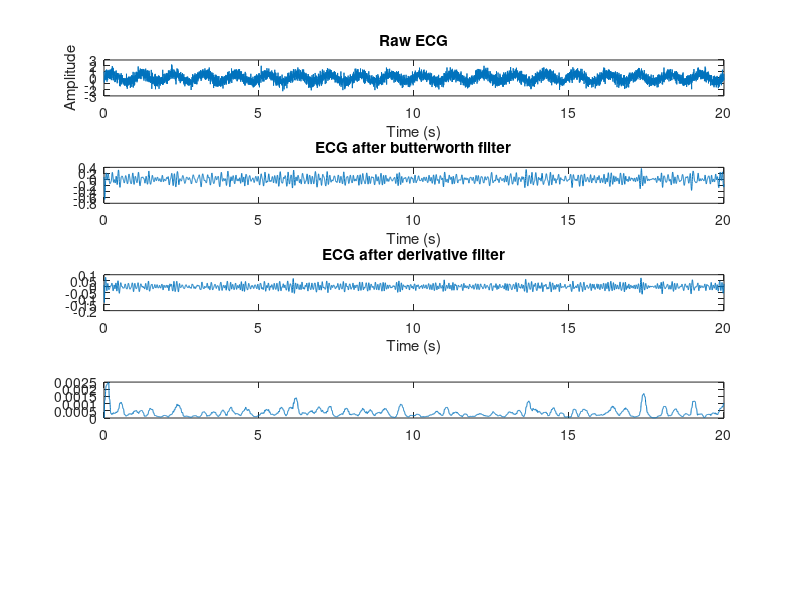

This chart was generated by the following MATLAB code: (Note: this script raises an error after producing the figure.)


clc; clear; close all;

% Sampling frequency
fs = 360;               % 360 samples per second (similar to real ECG)
t = (0:1/fs:20)';          % 20-second time vector

% Creating a simple ECG-like signal
hr = 60;                % normal heart rate (60 bpm)
ecg = 0.6*sin(2*pi*(hr/60)*t) + 0.5*randn(size(t)); 
%                         base + noise (randn is mostly in the range of (-3 to +3) ) 

% 1. Bandpass filter (Butterworth)

[b,a] = butter(2, [5 15]/(fs/2), 'bandpass');  
% using butterworth function (which takes normalized freq. as input and "bandpass"
% allows only that certain range of freq),   to calc the 2 constants a,b used for filtering , then 
filt_ecg = filtfilt(b, a, ecg); % zero-phase filtering ( by using normal filter func phase shift occurs
%  so we use filtfilt to ensure zero-phase change , better filtering


% 2. the derivative filter
d_ecg = filter([1 2 0 -2 -1]/8, 1, filt_ecg); % y(x)= [x(n+2)+2x(n+1) -2x(n-1)-x(n-2)]/8 (5-point central diff. approx. ) 
% to point out the spikes , which eases the detection of heartbeats. 

% 3. Squaring
sq_ecg = d_ecg.^2;

% 4. Moving window integration (150 ms)
win_size = round(0.15*fs);
mov_int = filter(ones(1, win_size)/win_size, 1, sq_ecg);

ecg_data = [t d_ecg];

% 5. Adaptive thresholding for R-peak detection
thr = mean(mov_int)*1.5;
r_peaks = mov_int > thr;

% 6. Pacemaker logic
T_escape = 1.0; % 1 second = 60 bpm lower rate
T_refrac = 0.25; % 250 ms refractory 
T_pulse  = 0.002; % pacing pulse duration (2 ms)
time_since_beat = 0;
pace_pulse = zeros(size(t));
tic


num_of_times_paced=0;
for i = 2:length(t)
    dt = 1/fs;
    time_since_beat = time_since_beat + dt;

    % If a natural beat detected
    if r_peaks(i) && time_since_beat > T_refrac
        time_since_beat = 0;
        %pace_pulse(i:i+round(T_pulse*fs)) = 1;
    end

    % If no beat detected within escape time then generate pacing pulse
    if time_since_beat >= T_escape
        pace_pulse(i:i+round(T_pulse*fs)) = 1;
        num_of_times_paced=num_of_times_paced+1;
        time_since_beat = 0;
    end
end
toc

% 7. Plot results
figure;

subplot(5,1,1);
plot(t, ecg); title('Raw ECG');
xlabel('Time (s)'); ylabel('Amplitude');

subplot(5,1,2);
plot(t, filt_ecg);
title('ECG after butterworth filter');
xlabel('Time (s)');
 
subplot(5,1,3);
plot(t, d_ecg);
title('ECG after derivative filter');
xlabel('Time (s)');
 
subplot(5,1,4);
plot(t, mov_int); hold on;
yline(thr, 'r--'); 
title('Filtered ECG with Threshold');
xlabel('Time (s)');

subplot(5,1,5);
plot(t, pace_pulse, 'LineWidth', 1.2);
title('Pacemaker Output');
xlabel('Time (s)'); ylabel('Pulse');



fprintf("Number of times Pacemaker did its work = %d ",num_of_times_paced)
